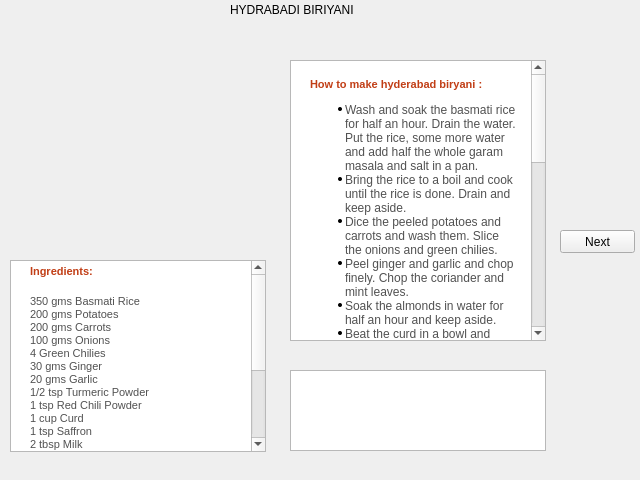
<?xml version="1.0" encoding="UTF-8"?>
<ui version="4.0">
 <class>Rice1</class>
 <widget class="QWidget" name="Rice1">
  <property name="geometry">
   <rect>
    <x>0</x>
    <y>0</y>
    <width>640</width>
    <height>480</height>
   </rect>
  </property>
  <property name="windowTitle">
   <string>Form</string>
  </property>
  <widget class="QTextBrowser" name="textBrowser">
   <property name="geometry">
    <rect>
     <x>10</x>
     <y>260</y>
     <width>256</width>
     <height>192</height>
    </rect>
   </property>
   <property name="html">
    <string>&lt;!DOCTYPE HTML PUBLIC &quot;-//W3C//DTD HTML 4.0//EN&quot; &quot;http://www.w3.org/TR/REC-html40/strict.dtd&quot;&gt;
&lt;html&gt;&lt;head&gt;&lt;meta name=&quot;qrichtext&quot; content=&quot;1&quot; /&gt;&lt;style type=&quot;text/css&quot;&gt;
p, li { white-space: pre-wrap; }
&lt;/style&gt;&lt;/head&gt;&lt;body style=&quot; font-family:'MS Shell Dlg 2'; font-size:8.25pt; font-weight:400; font-style:normal;&quot;&gt;
&lt;p style=&quot; margin-top:0px; margin-bottom:0px; margin-left:15px; margin-right:5px; -qt-block-indent:0; text-indent:0px; background-color:#ffffff;&quot;&gt;&lt;span style=&quot; font-family:'VERDANA,Arial'; font-size:8pt; font-weight:600; color:#c13e16;&quot;&gt;Ingredients:&lt;/span&gt;&lt;/p&gt;
&lt;p align=&quot;right&quot; style=&quot;-qt-paragraph-type:empty; margin-top:0px; margin-bottom:0px; margin-left:0px; margin-right:0px; -qt-block-indent:0; text-indent:0px; font-family:'Times New Roman'; font-size:8pt; color:#000000;&quot;&gt;&lt;/p&gt;
&lt;table border=&quot;0&quot; style=&quot; margin-top:0px; margin-bottom:0px; margin-left:0px; margin-right:0px;&quot; align=&quot;right&quot; cellspacing=&quot;2&quot; cellpadding=&quot;0&quot; bgcolor=&quot;#ffffff&quot;&gt;
&lt;tr&gt;
&lt;td&gt;&lt;/td&gt;
&lt;td width=&quot;30&quot;&gt;&lt;/td&gt;&lt;/tr&gt;&lt;/table&gt;
&lt;p style=&quot; margin-top:0px; margin-bottom:0px; margin-left:15px; margin-right:10px; -qt-block-indent:0; text-indent:0px; background-color:#ffffff;&quot;&gt;&lt;span style=&quot; font-family:'verdana,Arial'; font-size:8pt; color:#515151; background-color:#ffffff;&quot;&gt;350 gms Basmati Rice&lt;/span&gt;&lt;span style=&quot; font-family:'verdana,Arial'; font-size:8pt; color:#515151;&quot;&gt; &lt;br /&gt;200 gms Potatoes &lt;br /&gt;200 gms Carrots &lt;br /&gt;100 gms Onions &lt;br /&gt;4 Green Chilies &lt;br /&gt;30 gms Ginger &lt;br /&gt;20 gms Garlic &lt;br /&gt;1/2 tsp Turmeric Powder&lt;br /&gt;1 tsp Red Chili Powder &lt;br /&gt;1 cup Curd &lt;br /&gt;1 tsp Saffron &lt;br /&gt;2 tbsp Milk &lt;br /&gt;1/3 cup Mint ( Pudina leaves )&lt;br /&gt;1/3 cup Coriander Leaves &lt;br /&gt;4 tsp Rose Water &lt;br /&gt;50 gms Cashewnuts &lt;br /&gt;50 gms Almonds &lt;br /&gt;25 gms Raisins &lt;br /&gt;120 gms Ghee &lt;br /&gt;Salt To taste&lt;/span&gt;&lt;/p&gt;
&lt;p style=&quot; margin-top:0px; margin-bottom:0px; margin-left:0px; margin-right:0px; -qt-block-indent:0; text-indent:0px;&quot;&gt;&lt;span style=&quot; font-size:8pt;&quot;&gt;&lt;br /&gt;&lt;/span&gt;&lt;/p&gt;&lt;/body&gt;&lt;/html&gt;</string>
   </property>
  </widget>
  <widget class="QLabel" name="label_2">
   <property name="geometry">
    <rect>
     <x>230</x>
     <y>0</y>
     <width>231</width>
     <height>20</height>
    </rect>
   </property>
   <property name="text">
    <string>HYDRABADI BIRIYANI</string>
   </property>
  </widget>
  <widget class="QTextBrowser" name="textBrowser_2">
   <property name="geometry">
    <rect>
     <x>290</x>
     <y>60</y>
     <width>256</width>
     <height>281</height>
    </rect>
   </property>
   <property name="html">
    <string>&lt;!DOCTYPE HTML PUBLIC &quot;-//W3C//DTD HTML 4.0//EN&quot; &quot;http://www.w3.org/TR/REC-html40/strict.dtd&quot;&gt;
&lt;html&gt;&lt;head&gt;&lt;meta name=&quot;qrichtext&quot; content=&quot;1&quot; /&gt;&lt;style type=&quot;text/css&quot;&gt;
p, li { white-space: pre-wrap; }
&lt;/style&gt;&lt;/head&gt;&lt;body style=&quot; font-family:'MS Shell Dlg 2'; font-size:8.25pt; font-weight:400; font-style:normal;&quot;&gt;
&lt;p style=&quot; margin-top:0px; margin-bottom:0px; margin-left:15px; margin-right:5px; -qt-block-indent:0; text-indent:0px; background-color:#ffffff;&quot;&gt;&lt;span style=&quot; font-family:'VERDANA,Arial'; font-size:8pt; font-weight:600; color:#c13e16;&quot;&gt;&lt;br /&gt;How to make hyderabad biryani :&lt;/span&gt;&lt;/p&gt;
&lt;ul style=&quot;margin-top: 0px; margin-bottom: 0px; margin-left: 0px; margin-right: 0px; -qt-list-indent: 1;&quot;&gt;&lt;li style=&quot; font-family:'Verdana,Arial'; font-size:8pt; color:#515151; background-color:#ffffff;&quot; style=&quot; margin-top:12px; margin-bottom:0px; margin-left:10px; margin-right:10px; -qt-block-indent:0; text-indent:0px;&quot;&gt;&lt;span style=&quot; font-size:medium;&quot;&gt;Wash and soak the basmati rice for half an hour. Drain the water. Put the rice, some more water and add half the whole garam masala and salt in a pan.&lt;/span&gt;&lt;/li&gt;
&lt;li style=&quot; font-family:'Verdana,Arial'; font-size:8pt; color:#515151;&quot; style=&quot; margin-top:0px; margin-bottom:0px; margin-left:10px; margin-right:10px; -qt-block-indent:0; text-indent:0px;&quot;&gt;&lt;span style=&quot; font-size:medium;&quot;&gt;Bring the rice to a boil and cook until the rice is done. Drain and keep aside.&lt;/span&gt;&lt;/li&gt;
&lt;li style=&quot; font-family:'Verdana,Arial'; font-size:8pt; color:#515151;&quot; style=&quot; margin-top:0px; margin-bottom:0px; margin-left:10px; margin-right:10px; -qt-block-indent:0; text-indent:0px;&quot;&gt;&lt;span style=&quot; font-size:medium;&quot;&gt;Dice the peeled potatoes and carrots and wash them. Slice the onions and green chilies.&lt;/span&gt;&lt;/li&gt;
&lt;li style=&quot; font-family:'Verdana,Arial'; font-size:8pt; color:#515151;&quot; style=&quot; margin-top:0px; margin-bottom:0px; margin-left:10px; margin-right:10px; -qt-block-indent:0; text-indent:0px;&quot;&gt;&lt;span style=&quot; font-size:medium;&quot;&gt;Peel ginger and garlic and chop finely. Chop the coriander and mint leaves.&lt;/span&gt;&lt;/li&gt;
&lt;li style=&quot; font-family:'Verdana,Arial'; font-size:8pt; color:#515151;&quot; style=&quot; margin-top:0px; margin-bottom:0px; margin-left:10px; margin-right:10px; -qt-block-indent:0; text-indent:0px;&quot;&gt;&lt;span style=&quot; font-size:medium;&quot;&gt;Soak the almonds in water for half an hour and keep aside.&lt;/span&gt;&lt;/li&gt;
&lt;li style=&quot; font-family:'Verdana,Arial'; font-size:8pt; color:#515151;&quot; style=&quot; margin-top:0px; margin-bottom:0px; margin-left:10px; margin-right:10px; -qt-block-indent:0; text-indent:0px;&quot;&gt;&lt;span style=&quot; font-size:medium;&quot;&gt;Beat the curd in a bowl and divide into two equal portions.&lt;/span&gt;&lt;/li&gt;
&lt;li style=&quot; font-family:'Verdana,Arial'; font-size:8pt; color:#515151;&quot; style=&quot; margin-top:0px; margin-bottom:0px; margin-left:10px; margin-right:10px; -qt-block-indent:0; text-indent:0px;&quot;&gt;&lt;span style=&quot; font-size:medium;&quot;&gt;Dissolve saffron in warm milk and add it to one portion of the curd mixture.&lt;/span&gt;&lt;/li&gt;
&lt;li style=&quot; font-family:'Verdana,Arial'; font-size:8pt; color:#515151;&quot; style=&quot; margin-top:0px; margin-bottom:0px; margin-left:10px; margin-right:10px; -qt-block-indent:0; text-indent:0px;&quot;&gt;&lt;span style=&quot; font-size:medium;&quot;&gt;Heat ghee, add the remaining garam masala and sauté over medium heat until it begins to crackle.&lt;/span&gt;&lt;/li&gt;
&lt;li style=&quot; font-family:'Verdana,Arial'; font-size:8pt; color:#515151;&quot; style=&quot; margin-top:0px; margin-bottom:0px; margin-left:10px; margin-right:10px; -qt-block-indent:0; text-indent:0px;&quot;&gt;&lt;span style=&quot; font-size:medium;&quot;&gt;Add onions until golden brown. Then add green chilies, ginger, garlic and stir for a minute.&lt;/span&gt;&lt;/li&gt;
&lt;li style=&quot; font-family:'Verdana,Arial'; font-size:8pt; color:#515151;&quot; style=&quot; margin-top:0px; margin-bottom:0px; margin-left:10px; margin-right:10px; -qt-block-indent:0; text-indent:0px;&quot;&gt;&lt;span style=&quot; font-size:medium;&quot;&gt;Add turmeric and chili powder, saute for half a minute add the chopped vegetables and stir for a minute.&lt;/span&gt;&lt;/li&gt;
&lt;li style=&quot; font-family:'Verdana,Arial'; font-size:8pt; color:#515151;&quot; style=&quot; margin-top:0px; margin-bottom:0px; margin-left:10px; margin-right:10px; -qt-block-indent:0; text-indent:0px;&quot;&gt;&lt;span style=&quot; font-size:medium;&quot;&gt;Add the portion of plain curd, stir, add 2/3 cup water, and bring to a boil, then simmer until the vegetables are cooked.&lt;/span&gt;&lt;/li&gt;
&lt;li style=&quot; font-family:'Verdana,Arial'; font-size:8pt; color:#515151;&quot; style=&quot; margin-top:0px; margin-bottom:0px; margin-left:10px; margin-right:10px; -qt-block-indent:0; text-indent:0px;&quot;&gt;&lt;span style=&quot; font-size:medium;&quot;&gt;Add the dry fruits and nuts when the vegetables are done.&lt;/span&gt;&lt;/li&gt;
&lt;li style=&quot; font-family:'Verdana,Arial'; font-size:8pt; color:#515151;&quot; style=&quot; margin-top:0px; margin-bottom:0px; margin-left:10px; margin-right:10px; -qt-block-indent:0; text-indent:0px;&quot;&gt;&lt;span style=&quot; font-size:medium;&quot;&gt;In the handi with the cooked vegetables, sprinkle little saffron curd, mint and coriander.&lt;/span&gt;&lt;/li&gt;
&lt;li style=&quot; font-family:'Verdana,Arial'; font-size:8pt; color:#515151;&quot; style=&quot; margin-top:0px; margin-bottom:0px; margin-left:10px; margin-right:10px; -qt-block-indent:0; text-indent:0px;&quot;&gt;&lt;span style=&quot; font-size:medium;&quot;&gt;Then spread half the rice and again sprinkle the remaining saffron-curd, mint and coriander and top it with the remaining rice.&lt;/span&gt;&lt;/li&gt;
&lt;li style=&quot; font-family:'Verdana,Arial'; font-size:8pt; color:#515151;&quot; style=&quot; margin-top:0px; margin-bottom:0px; margin-left:10px; margin-right:10px; -qt-block-indent:0; text-indent:0px;&quot;&gt;&lt;span style=&quot; font-size:medium;&quot;&gt;Place a moist cloth on top, cover the lid tightly so that it gets sealed.&lt;/span&gt;&lt;/li&gt;
&lt;li style=&quot; font-family:'Verdana,Arial'; font-size:8pt; color:#515151;&quot; style=&quot; margin-top:0px; margin-bottom:0px; margin-left:10px; margin-right:10px; -qt-block-indent:0; text-indent:0px;&quot;&gt;&lt;span style=&quot; font-size:medium;&quot;&gt;Put the handi on dum in a pre-heated oven for 15-20 minutes.&lt;/span&gt;&lt;/li&gt;
&lt;li style=&quot; font-family:'Verdana,Arial'; font-size:8pt; color:#515151;&quot; style=&quot; margin-top:0px; margin-bottom:12px; margin-left:10px; margin-right:10px; -qt-block-indent:0; text-indent:0px;&quot;&gt;&lt;span style=&quot; font-size:medium;&quot;&gt;Serve the hyderabadi biryani hot with mint chutney and other vegtables.&lt;/span&gt;&lt;/li&gt;&lt;/ul&gt;&lt;/body&gt;&lt;/html&gt;</string>
   </property>
  </widget>
  <widget class="QLabel" name="label_3">
   <property name="geometry">
    <rect>
     <x>15</x>
     <y>52</y>
     <width>251</width>
     <height>191</height>
    </rect>
   </property>
   <property name="text">
    <string/>
   </property>
   <property name="pixmap">
    <pixmap>../../Required Images/hydra.jpg</pixmap>
   </property>
   <property name="scaledContents">
    <bool>true</bool>
   </property>
  </widget>
  <widget class="QTextBrowser" name="textBrowser_3">
   <property name="geometry">
    <rect>
     <x>290</x>
     <y>370</y>
     <width>256</width>
     <height>81</height>
    </rect>
   </property>
  </widget>
  <widget class="QPushButton" name="pushButton">
   <property name="geometry">
    <rect>
     <x>560</x>
     <y>230</y>
     <width>75</width>
     <height>23</height>
    </rect>
   </property>
   <property name="text">
    <string>Next</string>
   </property>
  </widget>
 </widget>
 <resources/>
 <connections/>
</ui>
